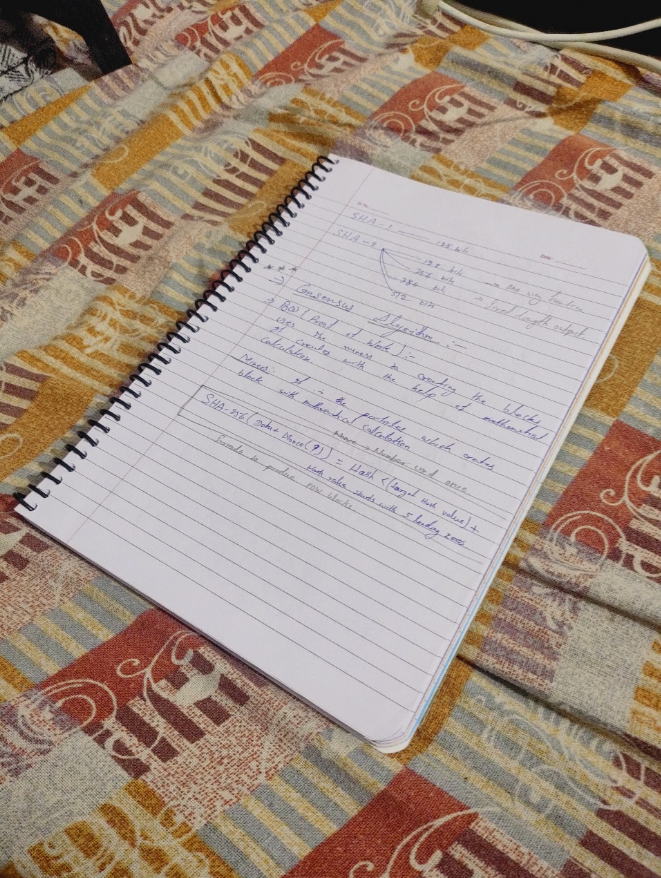
#> input picture 7th Sem/Computer Vision/CV Lab/images/exp4-2.png, 661 x 878 px, given in place of exp4-2.jpg, which was not available
$ jupyter execute --allow-errors WorkSheet_4_A.ipynb
#> lines starting #> are read from the running program, lines starting #| are printed output that depends on the picture; pictures that were not available may be replaced by others from this repository, and a replacement may not be noted
[cell 1]
import cv2
import numpy as np
import matplotlib.pyplot as plt

[cell 2]
#read template and scanned image
im1 = cv2.imread('images/exp4-2.jpg')
#> im1 is the input picture: shape (878, 661, 3); mean B, G, R 131.3, 144.6, 162.8
im1 = cv2.cvtColor(im1, cv2.COLOR_BGR2RGB)

im2 = cv2.imread('images/exp4-1.jpg')
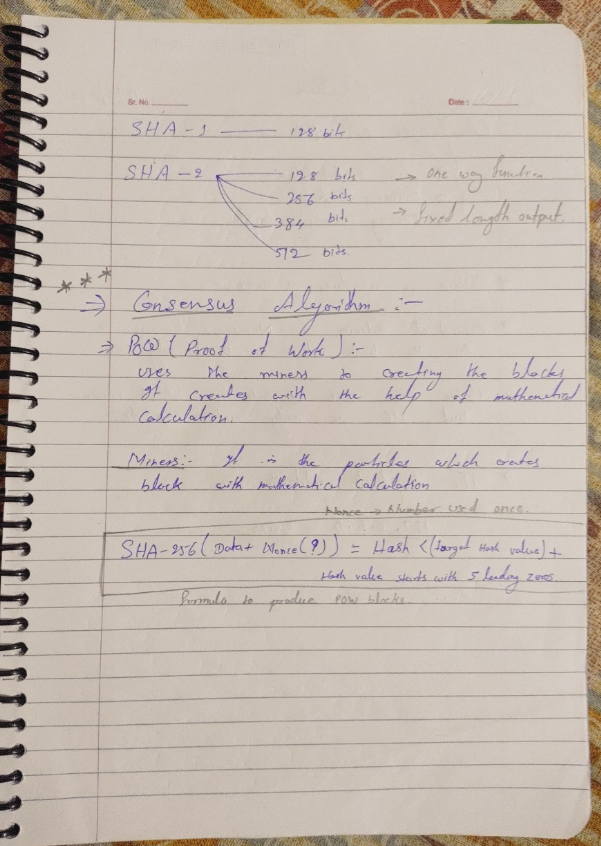
#> input picture 7th Sem/Computer Vision/CV Lab/images/exp4-1.png, 601 x 846 px, given in place of exp4-1.jpg, which was not available
#> im2 is the input picture: shape (846, 601, 3); mean B, G, R 173.8, 184, 195.2
im2= cv2.cvtColor(im2, cv2.COLOR_BGR2RGB)

[cell 3]
# display image
plt.figure(figsize=[20, 101]);
plt.subplot(121);
plt.axis('off');
plt.imshow(im1);
plt.title("Original Form")

plt.subplot(122);
plt.axis('off');
plt.imshow(im2);
plt.title("Scanned Form")
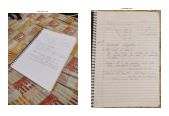
#> figure drawn by matplotlib, 2 panels

[cell 4]
# find keypoint in both image
im1_gray = cv2.cvtColor(im1, cv2.COLOR_BGR2GRAY)
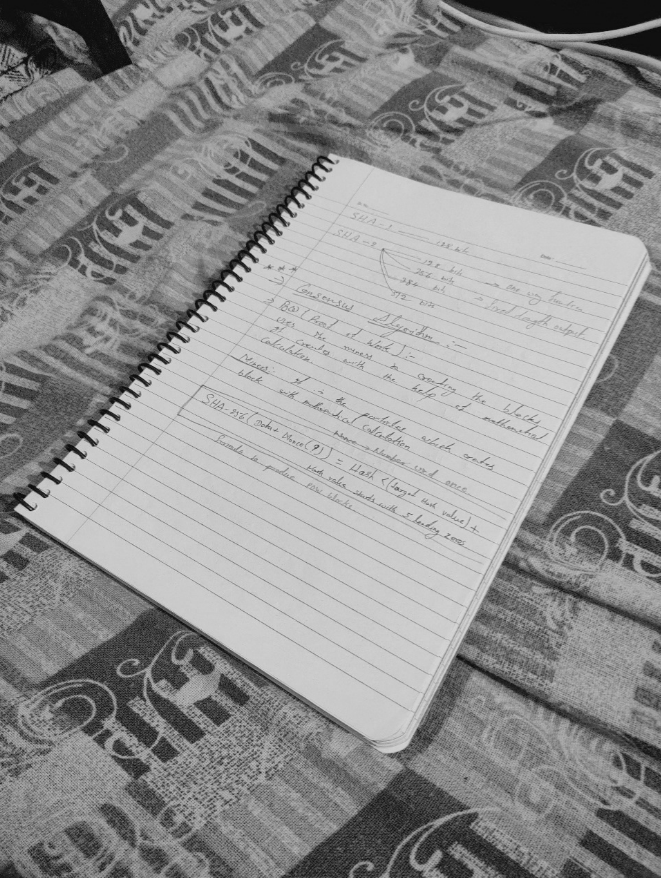
#> im1_gray: shape (878, 661); min 8, max 219, mean 142.7
im2_gray = cv2.cvtColor(im2, cv2.COLOR_BGR2GRAY)
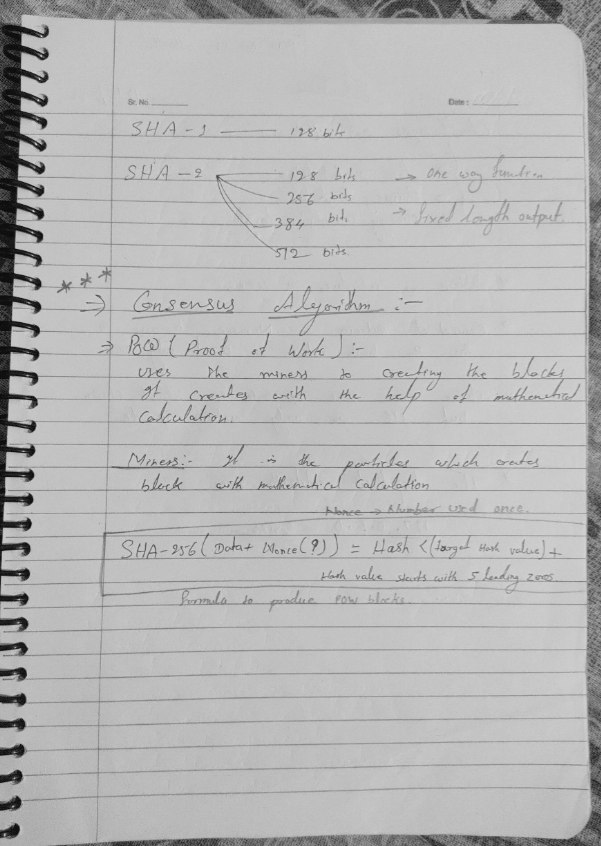
#> im2_gray: shape (846, 601); min 8, max 217, mean 182.1


MAX_NUM_FEATURES = 500

orb = cv2.ORB_create(MAX_NUM_FEATURES)
keypoints1, descriptors1 = orb.detectAndCompute (im1_gray, None)
#> keypoints1 = 500 keypoints; strongest (x, y, size): (209, 300, 44.6), (151, 363, 44.6), (233, 270, 31), (225, 281, 31)
keypoints2, descriptors2 = orb.detectAndCompute (im2_gray, None)
#> keypoints2 = 500 keypoints; strongest (x, y, size): (33, 422, 31), (31, 446, 31), (38, 240, 37.2), (42, 126, 37.2)

[cell 5]
im1_display = cv2.drawKeypoints(im1, keypoints1, outImage=np.array([]), color=(255, 100, 0), flags=cv2.DRAW_MATCHES_FLAGS_DRAW_RICH_KEYPOINTS)
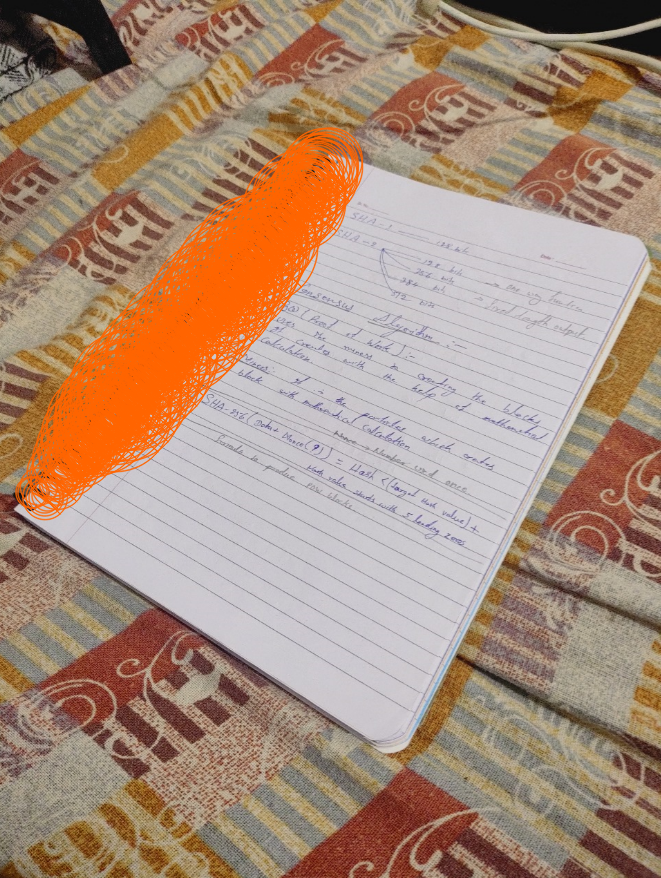
#> im1_display: shape (878, 661, 3); mean R, G, B 169.3, 140.9, 121.3
im2_display = cv2.drawKeypoints(im2, keypoints2, outImage=np.array([]), color=(255, 100, 0), flags=cv2.DRAW_MATCHES_FLAGS_DRAW_RICH_KEYPOINTS)
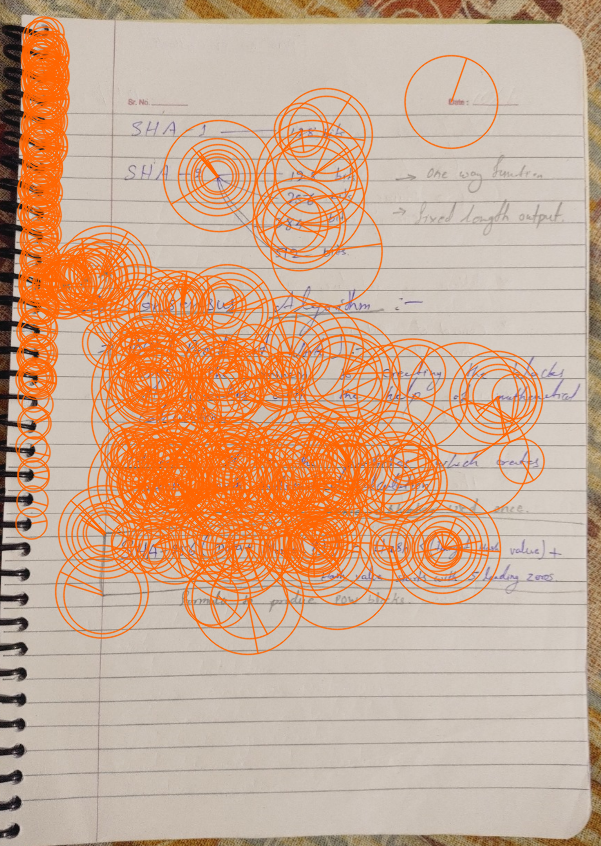
#> im2_display: shape (846, 601, 3); mean R, G, B 204.8, 170, 144.6

[cell 6]
plt.figure(figsize=[20,10])
plt.subplot(121); plt.axis('off'); plt.imshow(im1_display); plt.title("Original Form");
plt.subplot(122); plt.axis('off'); plt.imshow(im2_display); plt.title("Scanned Form");

[cell 7]
# match keypoints in the two image
matcher = cv2.DescriptorMatcher_create(cv2.DESCRIPTOR_MATCHER_BRUTEFORCE_HAMMING)
matches = matcher.match(descriptors1, descriptors2, None)
#> matches = 500 matches

matches = list(matches)

matches.sort(key=lambda x: x.distance, reverse=False)

numGoodMatches = int(len(matches) * 0.1)
#> numGoodMatches = 50

matches = matches[:numGoodMatches]
#> matches = 50 matches

[cell 8]
im_matches= cv2.drawMatches (im1, keypoints1, im2, keypoints2, matches, None)
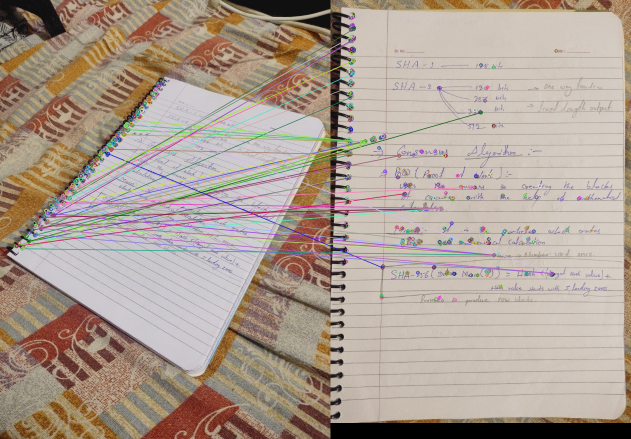
#> im_matches: shape (878, 1262, 3) (shown at 1/2 size); mean R, G, B 172.9, 158.3, 146.9

plt.figure(figsize=[40,10])
plt.imshow(im_matches); plt.axis('off'); plt.title("Original Form");

[cell 9]
# find homography
points1 = np.zeros((len(matches), 2), dtype=np.float32)
#> points1 = 50 pairs, first value 0 to 0, second value 0 to 0
points2 = np.zeros((len(matches), 2), dtype=np.float32)
#> points2 = 50 pairs, first value 0 to 0, second value 0 to 0

for i, match in enumerate(matches):
    points1[i, :] = keypoints1[match.queryIdx].pt
    points2[i, :] = keypoints2[match.trainIdx].pt
#> this loop made 50 passes
#> after the loop, points1 = 50 pairs, first value 31 to 273, second value 241 to 497; points2 = 50 pairs, first value 37.2 to 441.9, second value 57.6 to 546.4

h, mask = cv2.findHomography(points2, points1, cv2.RANSAC)
#> h = [[-0.0678, -0.0799, 74.64], [0.0788, -0.823, 467.4], [2.7e-05, -0.00166, 1]]; mask = 50 values, max 1 at index 1, min 0 at index 0, mean 0.18

[cell 10]
# wrap image
height, width, channels = im1.shape
#> height = 878; width = 661; channels = 3
im2_reg = cv2.warpPerspective (im2, h, (width, height))
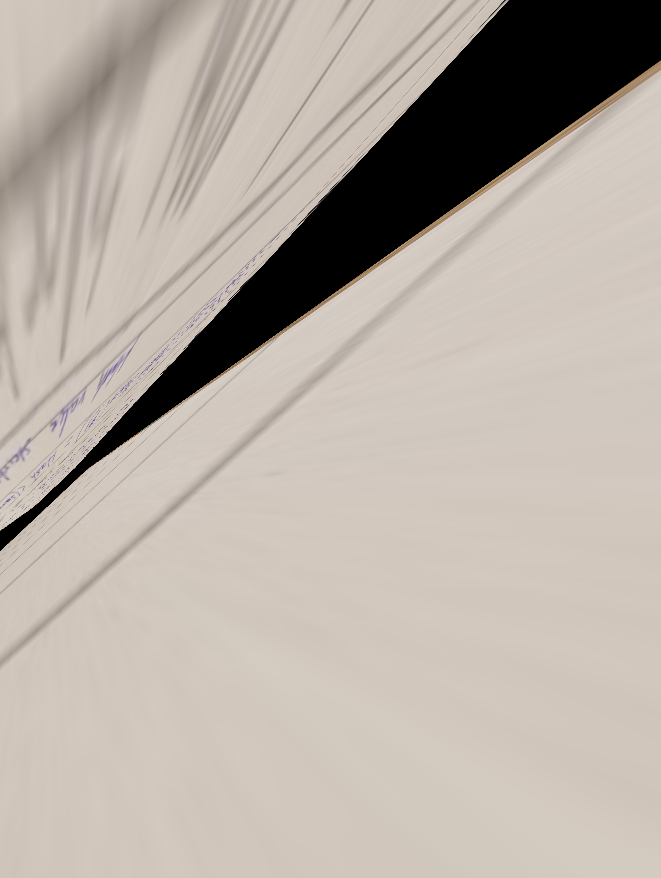
#> im2_reg: shape (878, 661, 3); mean R, G, B 184, 175.1, 166.4
plt.figure(figsize=[20,10]);
#> (the rest of this cell did not finish here and is left out)
